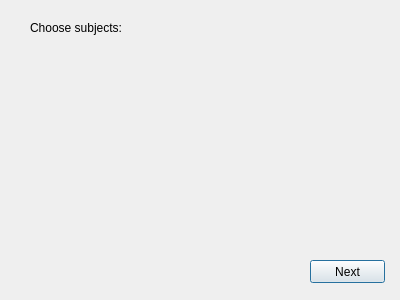
<?xml version="1.0" encoding="UTF-8"?>
<ui version="4.0">
 <class>Dialog</class>
 <widget class="QDialog" name="Dialog">
  <property name="geometry">
   <rect>
    <x>0</x>
    <y>0</y>
    <width>400</width>
    <height>300</height>
   </rect>
  </property>
  <property name="windowTitle">
   <string>Dialog</string>
  </property>
  <widget class="QPushButton" name="pushButton">
   <property name="geometry">
    <rect>
     <x>310</x>
     <y>260</y>
     <width>75</width>
     <height>23</height>
    </rect>
   </property>
   <property name="text">
    <string>Next</string>
   </property>
  </widget>
  <widget class="QLabel" name="label_subjects">
   <property name="geometry">
    <rect>
     <x>30</x>
     <y>20</y>
     <width>91</width>
     <height>16</height>
    </rect>
   </property>
   <property name="text">
    <string>Choose subjects:</string>
   </property>
  </widget>
 </widget>
 <resources/>
 <connections/>
</ui>
